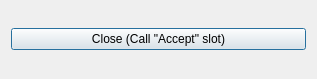
<?xml version="1.0" encoding="UTF-8"?>
<ui version="4.0">
 <class>Dialog</class>
 <widget class="QDialog" name="Dialog">
  <property name="geometry">
   <rect>
    <x>0</x>
    <y>0</y>
    <width>317</width>
    <height>79</height>
   </rect>
  </property>
  <property name="windowTitle">
   <string>Dialog</string>
  </property>
  <layout class="QVBoxLayout" name="verticalLayout">
   <item>
    <widget class="QPushButton" name="pushButton">
     <property name="text">
      <string>Close (Call &quot;Accept&quot; slot)</string>
     </property>
    </widget>
   </item>
  </layout>
 </widget>
 <resources/>
 <connections>
  <connection>
   <sender>pushButton</sender>
   <signal>clicked()</signal>
   <receiver>Dialog</receiver>
   <slot>accept()</slot>
   <hints>
    <hint type="sourcelabel">
     <x>153</x>
     <y>41</y>
    </hint>
    <hint type="destinationlabel">
     <x>144</x>
     <y>52</y>
    </hint>
   </hints>
  </connection>
 </connections>
</ui>
